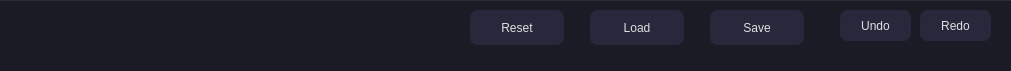
   <widget class="QFrame" name="Bottombar">
    <property name="geometry">
     <rect>
      <x>0</x>
      <y>580</y>
      <width>1011</width>
      <height>71</height>
     </rect>
    </property>
    <property name="styleSheet">
     <string notr="true">
      QFrame {
      background-color: #1b1b25;
      border-top: 1px solid #2c2f3a;
      }
      QPushButton {
      background-color: #2b2b3a;
      color: #e0e0e0;
      border-radius: 6px;
      padding: 6px 12px;
      }
      QPushButton:hover {
      background-color: #3a3a4a;
      border: 1px solid #4c82ff;
      color: #4c82ff;
      }
      QPushButton:pressed {
      background-color: #3a6ee8;
      color: white;
      }
     </string>
    </property>
    <widget class="QPushButton" name="saveButton">
     <property name="geometry">
      <rect>
       <x>710</x>
       <y>10</y>
       <width>94</width>
       <height>35</height>
      </rect>
     </property>
     <property name="styleSheet">
      <string notr="true">QFrame#Bottombar {
       background-color: #1B1B25; /* Updated bottom bar background */
       border-top: 1px solid #2c2f3a;
       }
       QPushButton {
       background-color: #28283D; /* Updated button background */
       color: #E0E0E0;
       border-radius: 8px; /* Slightly more rounded */
       padding: 8px 16px; /* Increased padding */
       border: none; /* Remove default border */
       }
       QPushButton:hover {
       background-color: #303045; /* Darker background for hover */
       color: #00BCD4; /* Modern Teal Accent */
       border-bottom: 2px solid #00BCD4; /* Accent line on hover */
       }
       QPushButton:pressed {
       background-color: #3949AB; /* Deep Indigo Pressed State */
       color: white;
       }</string>
     </property>
     <property name="text">
      <string>Save</string>
     </property>
    </widget>
    <widget class="QPushButton" name="load">
     <property name="geometry">
      <rect>
       <x>590</x>
       <y>10</y>
       <width>94</width>
       <height>35</height>
      </rect>
     </property>
     <property name="styleSheet">
      <string notr="true">QFrame#Bottombar {
       background-color: #1B1B25; /* Updated bottom bar background */
       border-top: 1px solid #2c2f3a;
       }
       QPushButton {
       background-color: #28283D; /* Updated button background */
       color: #E0E0E0;
       border-radius: 8px; /* Slightly more rounded */
       padding: 8px 16px; /* Increased padding */
       border: none; /* Remove default border */
       }
       QPushButton:hover {
       background-color: #303045; /* Darker background for hover */
       color: #00BCD4; /* Modern Teal Accent */
       border-bottom: 2px solid #00BCD4; /* Accent line on hover */
       }
       QPushButton:pressed {
       background-color: #3949AB; /* Deep Indigo Pressed State */
       color: white;
       }</string>
     </property>
     <property name="text">
      <string>Load</string>
     </property>
    </widget>
    <widget class="QPushButton" name="resetButton">
     <property name="geometry">
      <rect>
       <x>470</x>
       <y>10</y>
       <width>94</width>
       <height>35</height>
      </rect>
     </property>
     <property name="styleSheet">
      <string notr="true">QFrame#Bottombar {
       background-color: #1B1B25; /* Updated bottom bar background */
       border-top: 1px solid #2c2f3a;
       }
       QPushButton {
       background-color: #28283D; /* Updated button background */
       color: #E0E0E0;
       border-radius: 8px; /* Slightly more rounded */
       padding: 8px 16px; /* Increased padding */
       border: none; /* Remove default border */
       }
       QPushButton:hover {
       background-color: #303045; /* Darker background for hover */
       color: #00BCD4; /* Modern Teal Accent */
       border-bottom: 2px solid #00BCD4; /* Accent line on hover */
       }
       QPushButton:pressed {
       background-color: #3949AB; /* Deep Indigo Pressed State */
       color: white;
       }</string>
     </property>
     <property name="text">
      <string>Reset</string>
     </property>
    </widget>
    <widget class="QPushButton" name="undo">
     <property name="geometry">
      <rect>
       <x>840</x>
       <y>10</y>
       <width>71</width>
       <height>31</height>
      </rect>
     </property>
     <property name="styleSheet">
      <string notr="true">QFrame#Bottombar {
       background-color: #1B1B25; /* Updated bottom bar background */
       border-top: 1px solid #2c2f3a;
       }
       QPushButton {
       background-color: #28283D; /* Updated button background */
       color: #E0E0E0;
       border-radius: 8px; /* Slightly more rounded */
       padding: 8px 16px; /* Increased padding */
       border: none; /* Remove default border */
       }
       QPushButton:hover {
       background-color: #303045; /* Darker background for hover */
       color: #00BCD4; /* Modern Teal Accent */
       border-bottom: 2px solid #00BCD4; /* Accent line on hover */
       }
       QPushButton:pressed {
       background-color: #3949AB; /* Deep Indigo Pressed State */
       color: white;
       }</string>
     </property>
     <property name="text">
      <string>Undo</string>
     </property>
    </widget>
    <widget class="QPushButton" name="redo">
     <property name="geometry">
      <rect>
       <x>920</x>
       <y>10</y>
       <width>71</width>
       <height>31</height>
      </rect>
     </property>
     <property name="styleSheet">
      <string notr="true">QFrame#Bottombar {
       background-color: #1B1B25; /* Updated bottom bar background */
       border-top: 1px solid #2c2f3a;
       }
       QPushButton {
       background-color: #28283D; /* Updated button background */
       color: #E0E0E0;
       border-radius: 8px; /* Slightly more rounded */
       padding: 8px 16px; /* Increased padding */
       border: none; /* Remove default border */
       }
       QPushButton:hover {
       background-color: #303045; /* Darker background for hover */
       color: #00BCD4; /* Modern Teal Accent */
       border-bottom: 2px solid #00BCD4; /* Accent line on hover */
       }
       QPushButton:pressed {
       background-color: #3949AB; /* Deep Indigo Pressed State */
       color: white;
       }</string>
     </property>
     <property name="text">
      <string>Redo</string>
     </property>
    </widget>
   </widget>
